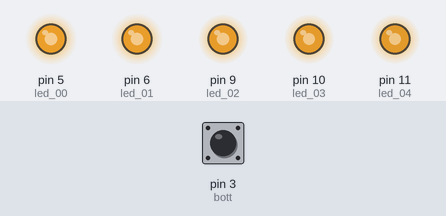
This sketch was run on a simulated Arduino Uno, built with avr-gcc and run on an emulated ATmega328P. Shown: output pins drawn as LEDs (lit = HIGH). Inputs (shaded band) come from the test bench; at power-on: pin 3 (bott) HIGH.

Above: at 1.28 s.
1.3 s: pin 3 (bott) pulled LOW for 0.15 s
At 1.47 s:
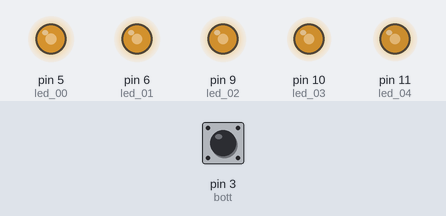
4.3 s: pin 3 (bott) pulled LOW for 1 s
At 5.4 s:
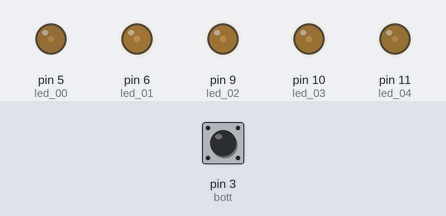
10.3 s: pin 3 (bott) pulled LOW for 3.2 s
15.0 s: pin 3 (bott) driven LOW
At 16.63 s:
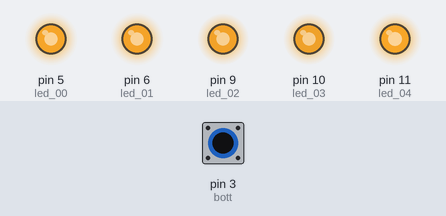
Timing chart, 0 to 19.0 s (numbered marks = the images above; inputs shaded):
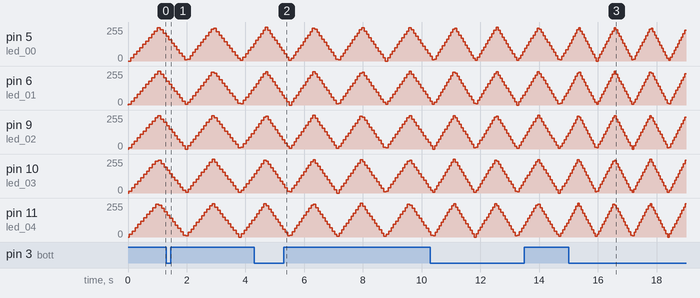

The sketch:

Ch02a1_9LED_fade_motion2.ino
```cpp
/*  Fade = ~3, ~5, ~6, ~9, ~10 ~11.  */

int led_00 = 5;
int led_01 = 6;
int led_02 = 9;
int led_03 = 10;
int led_04 = 11;

int bott = 3;
int buzz_00 = 2;

int delayOn = 60;
int delayOff = 30;
int delayBuzz = 1;

float endStayRate = 5.0;
bool flag = false;

int delayFade = 10;
int brightness = 0;    // how bright the LED is
int fadeAmount = 5;    // how many points to fade the LED by

void setup() {
  pinMode(led_00, OUTPUT);
  pinMode(led_01, OUTPUT);
  pinMode(led_02, OUTPUT);
  pinMode(led_03, OUTPUT);
  pinMode(led_04, OUTPUT);

  pinMode(bott, INPUT_PULLUP);
  attachInterrupt(digitalPinToInterrupt(bott), speedUp, FALLING);
}

void fadeInNOut(int port, int delayTime)  {
  analogWrite(port, brightness);
  brightness = brightness + fadeAmount;

  if (brightness <= 0 || brightness >= 255) {
    fadeAmount = -fadeAmount;
  }
  delay(delayTime);
}

void loop() {
      fadeInNOut(led_00, delayFade);
      fadeInNOut(led_01, delayFade);
      fadeInNOut(led_02, delayFade);
      fadeInNOut(led_03, delayFade);
      fadeInNOut(led_04, delayFade);
      delay(delayFade*endStayRate);
}

void speedUp()  {
  if ( delayFade > 2 ) {
    delayFade -= 1;
    digitalWrite(buzz_00, HIGH); delay(delayBuzz * endStayRate);
    digitalWrite(buzz_00, LOW);
  }
}
```
